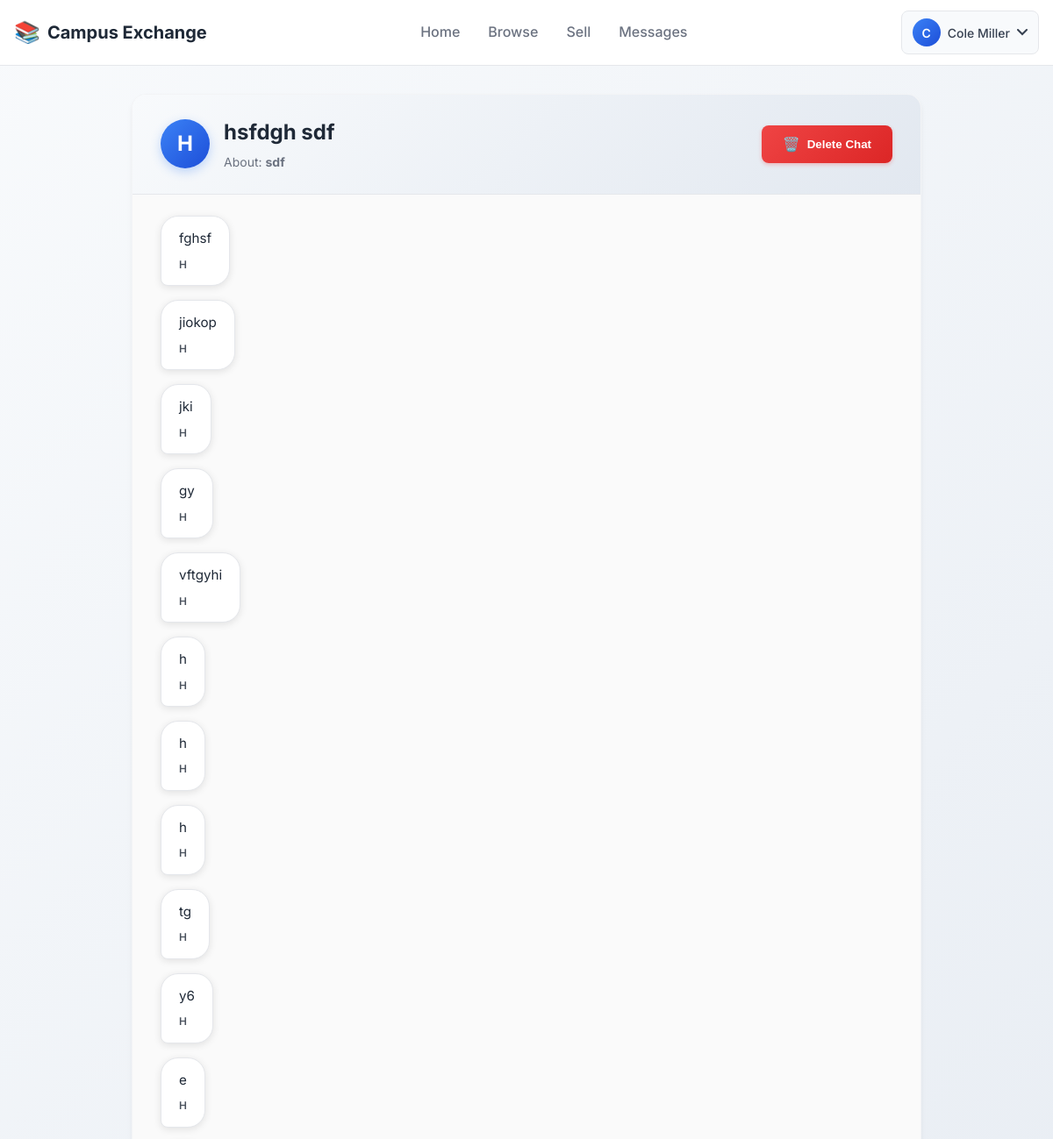
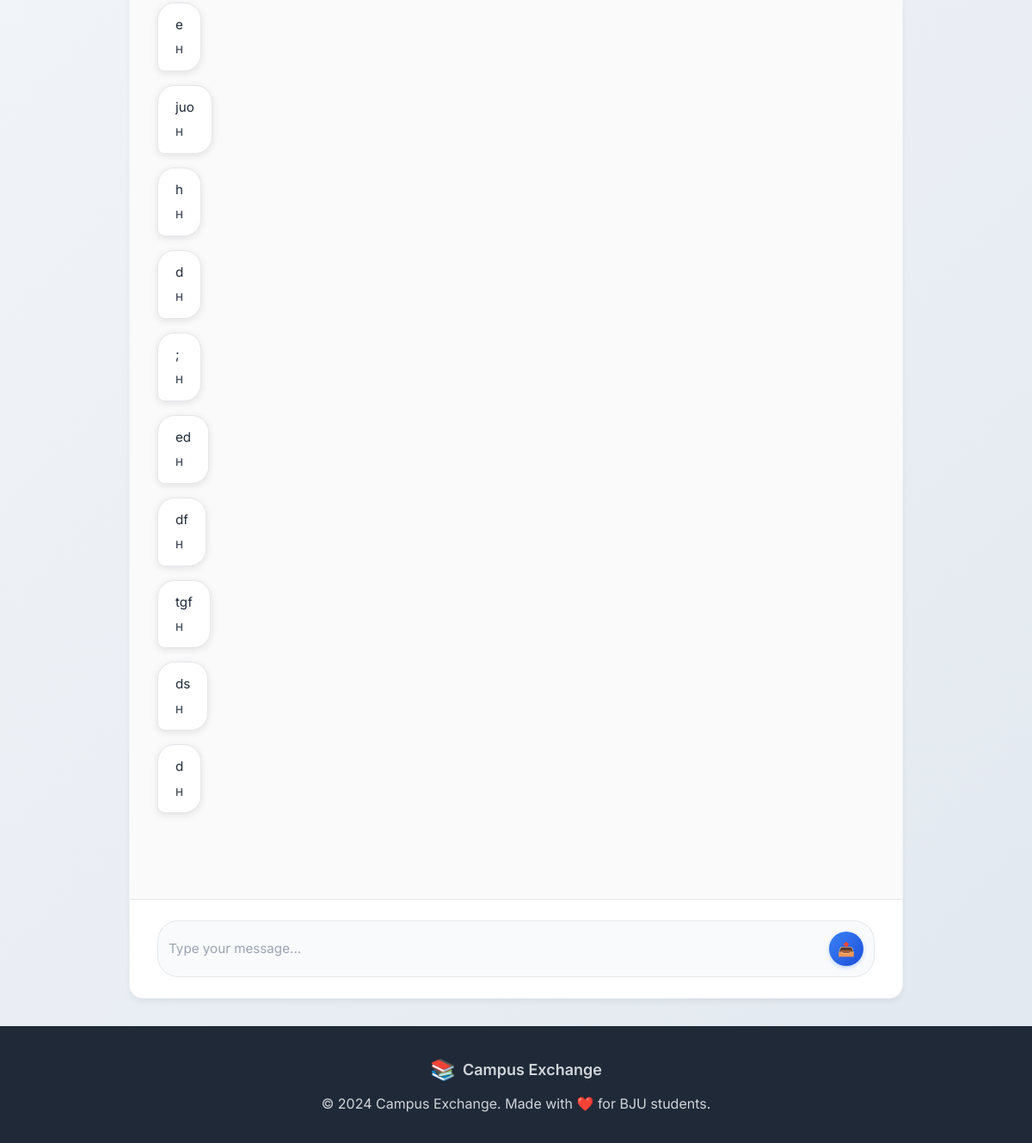
The page /messaging/conversation/1/ (signed in) on the database as committed earlier (2 pictures, top to bottom).
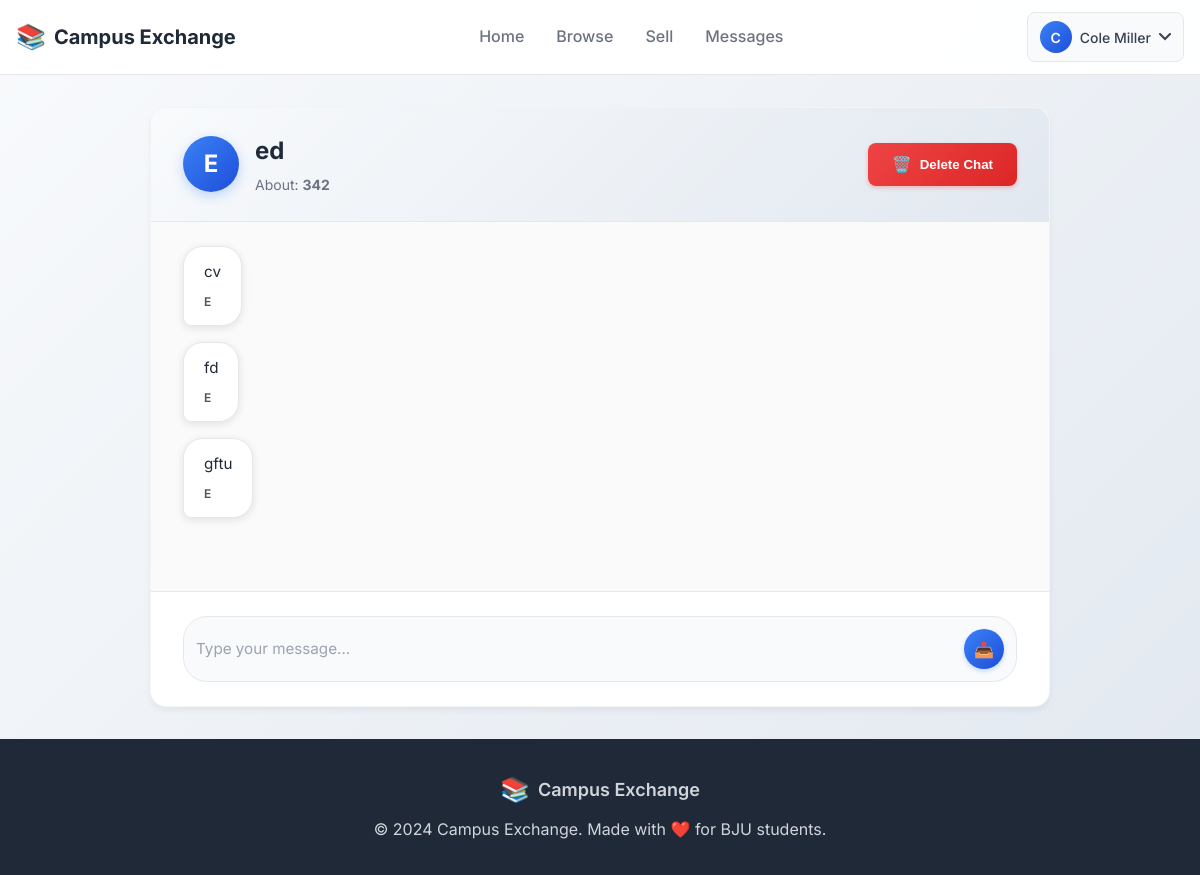
The same page on the database as committed later.
### users/models.py (models this page shows, shortened)
class CustomUser(AbstractBaseUser, PermissionsMixin):
    email = models.EmailField(unique=True)
    full_name = models.CharField(max_length=255, blank=True)  # New field for the user's name
    is_active = models.BooleanField(default=True)
    is_staff = models.BooleanField(default=False)
    is_superuser = models.BooleanField(default=False)
    objects = CustomUserManager()
    USERNAME_FIELD = 'email'
    REQUIRED_FIELDS = [] # You can add 'name' here if it's required at the creation of the user

### messaging/models.py (models this page shows)
class Conversation(models.Model):
    participants = models.ManyToManyField(settings.AUTH_USER_MODEL, related_name='conversations')
    product = models.ForeignKey(Product, on_delete=models.CASCADE, related_name='conversations')
    created_at = models.DateTimeField(auto_now_add=True)
    display = models.BooleanField(default=True)

class Message(models.Model):
    conversation = models.ForeignKey(Conversation, related_name='messages', on_delete=models.CASCADE)
    sender = models.ForeignKey(settings.AUTH_USER_MODEL, on_delete=models.CASCADE, related_name='sent_messages')
    text = models.TextField()
    timestamp = models.DateTimeField(default=now)
    class Meta:
        ordering = ['timestamp']

### listings/models.py (models this page shows, shortened)
class Product(models.Model):
    name = models.CharField(max_length=200)
    description = models.TextField()
    price = models.DecimalField(max_digits=10, decimal_places=2)
    stock = models.PositiveIntegerField()
    created_at = models.DateTimeField(default=timezone.now)
    updated_at = models.DateTimeField(auto_now=True)
    seller = models.ForeignKey(settings.AUTH_USER_MODEL, on_delete=models.CASCADE, related_name='products', null=True, blank=True)

### messaging/views.py (the view, shortened to what this page needs)
# urls.py: path('conversation/<int:conversation_id>/', views.conversation_detail, name='conversation_detail'),
@login_required(login_url='/users/log_in/')
def conversation_detail(request, conversation_id):
    conversation = get_object_or_404(Conversation, id=conversation_id)
    conversation.display = True
    conversation.save()
    other_user = conversation.participants.exclude(id=request.user.id).first()
    if request.user not in conversation.participants.all():
        return HttpResponseForbidden("You are not authorized to view this conversation.")
    return render(request, 'conversation_details.html', {'conversation': conversation})

### messaging/templates/conversation_details.html (shortened to what this page needs)
{% extends 'layout.html' %}
{% block css %}
{% load static %}
<link rel="stylesheet" href="{% static 'css/conversation_details.css' %}">
{% endblock %}
{% block content %}
<div class="conversation-container">
    <div class="conversation-header">
        <div class="conversation-info">
            {% for participant in conversation.participants.all %}
                {% if participant != request.user %}
                    <div class="participant-avatar">{{ participant.full_name|first|upper }}</div>
                    <div class="participant-details">
                        <h1 class="participant-name">{{ participant.full_name }}</h1>
                        <p class="conversation-about">About: <strong>{{ conversation.product.name }}</strong></p>
                    </div>
                {% endif %}
            {% endfor %}
        </div>
        <button class="delete-btn" onclick="showConfirmation()">
            <span class="delete-icon">🗑️</span>
            Delete Chat
        </button>
    </div>
    <div class="messages-container">
        <div class="messages-list">
            {% for message in conversation.messages.all %}
                <div class="message-wrapper {% if message.sender.email == request.user.email %}sent{% else %}received{% endif %}">
                    <div class="message-bubble">
                        <p class="message-text">{{ message.text }}</p>
                        <div class="message-time">
                            {% if message.sender.email == request.user.email %}
                                <span class="sender-indicator">You</span>
                            {% else %}
                                <span class="sender-indicator">{{ message.sender.full_name|first|upper }}</span>
                            {% endif %}
                        </div>
                    </div>
                </div>
            {% endfor %}
        </div>
    </div>
    <div class="message-input-container">
        <form method="post" class="message-form">
            <div class="input-wrapper">
                <textarea
                    id="messageInput"
                    name="text"
                    rows="1"
                    placeholder="Type your message..."
                    class="message-input"
                ></textarea>
                <button type="submit" class="send-btn">
                    <span class="send-icon">📤</span>
                </button>
            </div>
        </form>
    </div>
</div>
{% endblock %}

### templates/layout.html (shortened to what this page needs)
<!DOCTYPE html>
{% load static %}
<html lang="en">
<head>
    <link rel="stylesheet" href="{% static 'css/base.css' %}">
    {% block css %}{% endblock %}
</head>
<body>
    <nav class="navbar">
        <div class="nav-container">
            <div class="nav-brand">
                <a href="/" class="brand-link">
                    <span class="brand-icon">📚</span>
                    <span class="brand-text">Campus Exchange</span>
                </a>
            </div>
            <div class="nav-links">
                <a href="/" class="nav-link">Home</a>
                {% if user.is_authenticated %}
                <a href="/listing/products" class="nav-link">Browse</a>
                <a href="/listing/add" class="nav-link">Sell</a>
                <a href="/messaging" class="nav-link">Messages</a>
                {% else  %}
                <a href="/about/" class="nav-link">About</a>
                {% endif %}
            </div>
            <div class="nav-actions">
                {% if user.is_authenticated %}
                <div class="profile-dropdown">
                    <button id="profileButton" class="profile-button">
                        <span class="profile-avatar">{{ user.full_name|first|upper }}</span>
                        <span class="profile-name">{{ user.full_name|truncatechars:15 }}</span>
                        <svg class="profile-arrow" width="12" height="8" viewBox="0 0 12 8" fill="none">
                            <path d="M1 1L6 6L11 1" stroke="currentColor" stroke-width="2" stroke-linecap="round"/>
                        </svg>
                    </button>
                </div>
                {% else %}
                <div class="auth-buttons">
                    <a href="/users/log_in" class="btn btn-success">Login</a>
                    <a href="/users/register" class="btn btn-primary">Sign Up</a>
                </div>
                {% endif %}
            </div>
        </div>
    </nav>
    <main class="main-content">
        {% block content %}
        {% endblock %}
    </main>
    <footer class="footer">
        <div class="footer-content">
            <div class="footer-brand">
                <span class="brand-icon">📚</span>
                <span>Campus Exchange</span>
            </div>
            <p>&copy; 2024 Campus Exchange. Made with ❤️ for BJU students.</p>
        </div>
    </footer>
</body>
</html>

### static/css/base.css (style rules this page uses)
*, *::before, *::after { box-sizing: border-box; }
* { margin: 0; padding: 0; }
html { scroll-behavior: smooth; }
body { font-family: 'Inter', -apple-system, BlinkMacSystemFont, 'Segoe UI', Roboto, sans-serif; font-weight: 400; line-height: 1.6; color: #1f2937; background: linear-gradient(135deg, #f8fafc 0%, #e2e8f0 100%); min-height: 100vh; display: flex; flex-direction: column; }
.navbar { background: rgba(255, 255, 255, 0.95); backdrop-filter: blur(10px); border-bottom: 1px solid #e5e7eb; position: sticky; top: 0; z-index: 1000; transition: all 0.3s ease; }
.nav-container { max-width: 1200px; margin: 0 auto; padding: 0.75rem 1rem; display: flex; align-items: center; justify-content: space-between; }
.nav-brand { display: flex; align-items: center; }
.brand-link { display: flex; align-items: center; gap: 0.5rem; text-decoration: none; color: #1f2937; font-weight: 700; font-size: 1.25rem; transition: color 0.3s ease; }
.brand-icon { font-size: 1.5rem; }
.nav-links { display: flex; gap: 2rem; align-items: center; }
.nav-link { text-decoration: none; color: #6b7280; font-weight: 500; padding: 0.5rem 0; position: relative; transition: color 0.3s ease; }
.nav-link::after { content: ''; position: absolute; bottom: -2px; left: 0; width: 0; height: 2px; background: #3b82f6; transition: width 0.3s ease; }
.profile-dropdown { position: relative; }
.profile-button { display: flex; align-items: center; gap: 0.5rem; background: #f8fafc; border: 1px solid #e5e7eb; border-radius: 0.5rem; padding: 0.5rem 0.75rem; cursor: pointer; transition: all 0.3s ease; font-family: inherit; color: #374151; }
.profile-avatar { width: 2rem; height: 2rem; border-radius: 50%; background: linear-gradient(135deg, #3b82f6, #1d4ed8); color: white; display: flex; align-items: center; justify-content: center; font-weight: 600; font-size: 0.875rem; }
.profile-name { font-weight: 500; font-size: 0.875rem; }
.profile-arrow { transition: transform 0.3s ease; }
.main-content { flex: 1; max-width: 1200px; margin: 0 auto; padding: 2rem 1rem; width: 100%; }
.footer { background: #1f2937; color: #d1d5db; padding: 2rem 1rem; margin-top: auto; }
.footer-content { max-width: 1200px; margin: 0 auto; text-align: center; }
.footer-brand { display: flex; align-items: center; justify-content: center; gap: 0.5rem; font-weight: 600; font-size: 1.125rem; margin-bottom: 0.5rem; }

Rows that differ between the two databases and show on the page:
removed Message: text "jki", sender.full_name|first "H"
removed Message: text "gy", sender.full_name|first "H"
removed Message: text "vftgyhi", sender.full_name|first "H"
removed Message: text "h", sender.full_name|first "H"
removed Message: text "h", sender.full_name|first "H"
removed Message: text "h", sender.full_name|first "H"
removed Message: text "tg", sender.full_name|first "H"
removed Message: text "y6", sender.full_name|first "H"
removed Message: text "e", sender.full_name|first "H"
removed Message: text "e", sender.full_name|first "H"
removed Message: text "juo", sender.full_name|first "H"
removed Message: text "h", sender.full_name|first "H"
removed Message: text "d", sender.full_name|first "H"
removed Message: text ";", sender.full_name|first "H"
removed Message: text "ed", sender.full_name|first "H"
removed Message: text "df", sender.full_name|first "H"
removed Message: text "tgf", sender.full_name|first "H"
removed Message: text "ds", sender.full_name|first "H"
removed Message: text "d", sender.full_name|first "H"
changed CustomUser (number 2 of 2 on the later page): full_name|first "H" → "E"; full_name "hsfdgh sdf" → "ed"
changed Conversation: product.name "sdf" → "342"
changed Message (number 1 of 3 on the later page): text "fghsf" → "cv"; sender.full_name|first "H" → "E"
changed Message (number 2 of 3 on the later page): text "jiokop" → "fd"; sender.full_name|first "H" → "E"
added Message: text "gftu", sender.full_name|first "E"
